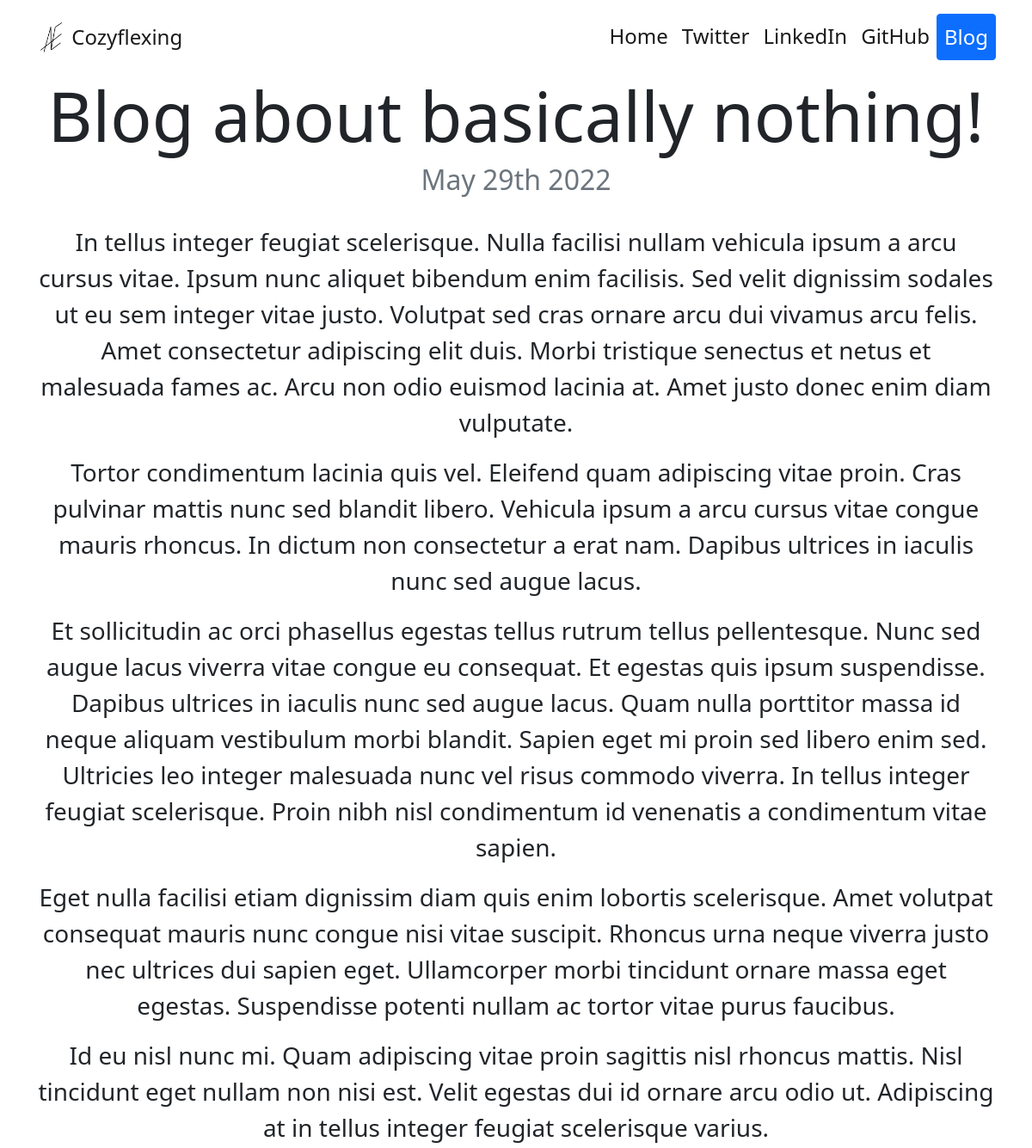
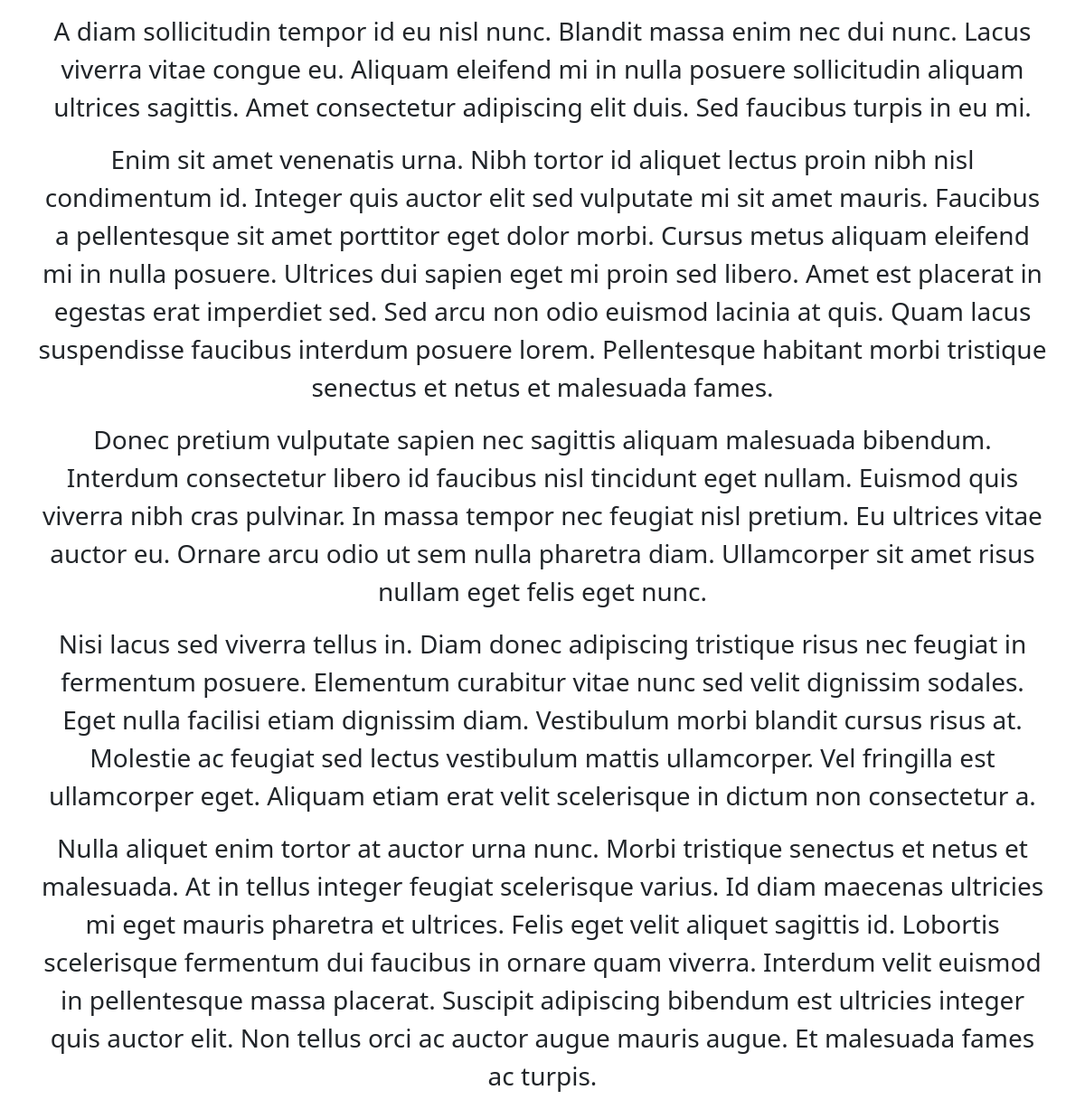
Page /blog/3 on the committed database (2 pictures, top to bottom).
### blog/models.py (models this page shows, shortened)
class Blog(models.Model):
    title = models.CharField(max_length=100)
    date = models.DateField(auto_now_add=True)
    description = models.TextField()

### blog/views.py (the view)
# urls.py: path("<int:blog_id>", views.detail, name="detail"),
def detail(request, blog_id):
    blog = get_object_or_404(Blog, pk=blog_id)
    return render(request, "blog/detail.html", {"blog": blog})

### blog/templates/blog/detail.html
{% extends 'portfolio/base.html' %}
{% block content %}
<div class="container text-center">
    <h1 class="display-1">{{ blog.title }}</h1>
    <h2 class="text-muted">{{ blog.date|date:'F jS Y' }}</h2>
    <br>
    <div class="fs-3">
        {{ blog.description|safe }}
    </div>
</div>
{% endblock content %}

### rows in the picture
Blog: title "Blog about basically nothing!", date "May 29th 2022", description "In tellus integer feugiat scelerisque. Nulla facilisi nullam vehicula ipsum a arcu cursus vitae. Ipsum nunc aliquet bibendum enim facilisis. Sed velit dignissim sodales ut eu sem integer vitae justo. Volutpat sed cras ornare arcu dui vivamus arcu felis. Amet consectetur adipiscing elit duis. Morbi tristique senectus et netus et malesuada fames ac. Arcu non odio euismod lacinia at. Amet justo donec enim diam vulputate. Tortor condimentum lacinia quis vel. Eleifend quam adipiscing vitae proin. Cras pulvinar mattis nunc sed blandit libero. Vehicula ipsum a arcu cursus vitae congue mauris rhoncus. In dictum non consectetur a erat nam. Dapibus ultrices in iaculis nunc sed augue lacus. Et…"
